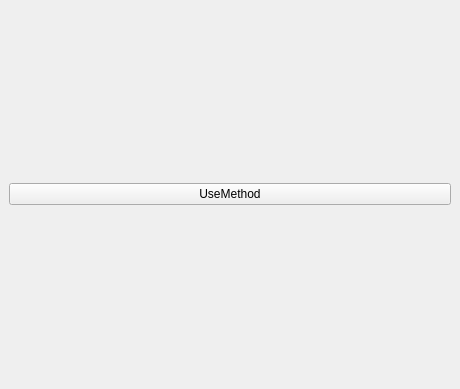
<?xml version="1.0" encoding="UTF-8"?>
<ui version="4.0">
 <class>Module</class>
 <widget class="QMainWindow" name="Module">
  <property name="geometry">
   <rect>
    <x>0</x>
    <y>0</y>
    <width>460</width>
    <height>389</height>
   </rect>
  </property>
  <property name="windowTitle">
   <string>MainWindow</string>
  </property>
  <widget class="QWidget" name="centralwidget">
   <layout class="QGridLayout" name="gridLayout">
    <item row="0" column="0">
     <widget class="QPushButton" name="wUse">
      <property name="text">
       <string>UseMethod</string>
      </property>
     </widget>
    </item>
   </layout>
  </widget>
 </widget>
 <resources/>
 <connections>
  <connection>
   <sender>wUse</sender>
   <signal>clicked()</signal>
   <receiver>Module</receiver>
   <slot>wUseClicked()</slot>
   <hints>
    <hint type="sourcelabel">
     <x>229</x>
     <y>194</y>
    </hint>
    <hint type="destinationlabel">
     <x>229</x>
     <y>194</y>
    </hint>
   </hints>
  </connection>
 </connections>
 <slots>
  <slot>wUseClicked()</slot>
 </slots>
</ui>
